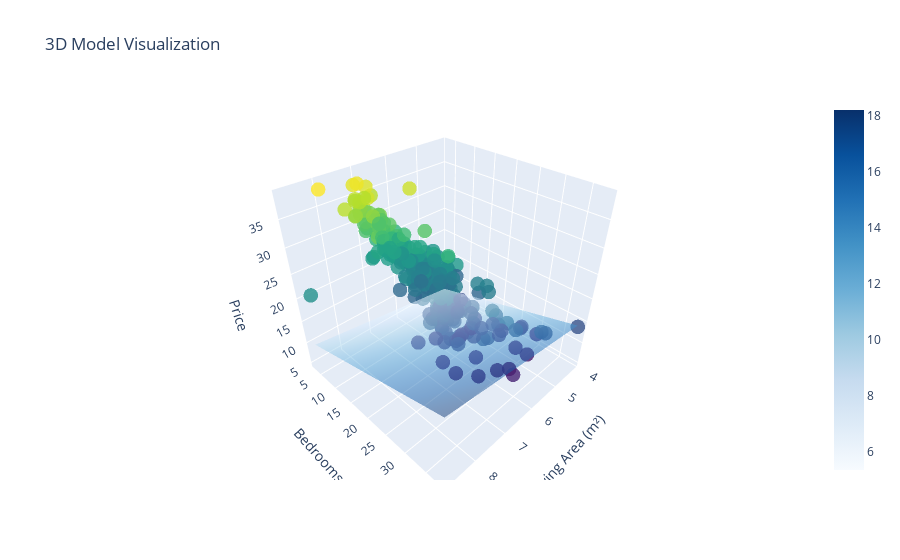

Notebook code cell kept with this figure:
### Code cell
visualize_model_3D (X1, X2, Y_train, bias, weights, 30)

### Figure 1 — Plotly figure (JSON) as saved in the notebook; plotly's stock layout.template omitted (floating-point values rounded to 4 significant figures; data arrays with more than 128 entries replaced by an {"elided": "..."} marker saying what was removed)
{"data": [{"marker": {"color": {"elided": "278 float values"}, "colorscale": [[0, "#440154"], [0.1111, "#482878"], [0.2222, "#3e4989"], [0.3333, "#31688e"], [0.4444, "#26828e"], [0.5556, "#1f9e89"], [0.6667, "#35b779"], [0.7778, "#6ece58"], [0.8889, "#b5de2b"], [1, "#fde725"]], "opacity": 0.8, "size": 5}, "mode": "markers", "name": "Data", "type": "scatter3d", "x": {"elided": "278 float values"}, "y": {"elided": "278 float values"}, "z": {"elided": "278 float values"}}, {"colorscale": [[0, "rgb(247,251,255)"], [0.125, "rgb(222,235,247)"], [0.25, "rgb(198,219,239)"], [0.375, "rgb(158,202,225)"], [0.5, "rgb(107,174,214)"], [0.625, "rgb(66,146,198)"], [0.75, "rgb(33,113,181)"], [0.875, "rgb(8,81,156)"], [1, "rgb(8,48,107)"]], "name": "Model Surface", "opacity": 0.5, "type": "surface", "x": {"elided": "30x30 float values"}, "y": {"elided": "30x30 float values"}, "z": {"elided": "30x30 float values"}}], "layout": {"scene": {"xaxis": {"title": {"text": "Living Area (m²)"}}, "yaxis": {"title": {"text": "Bedrooms"}}, "zaxis": {"title": {"text": "Price"}}}, "title": {"text": "3D Model Visualization"}}}
